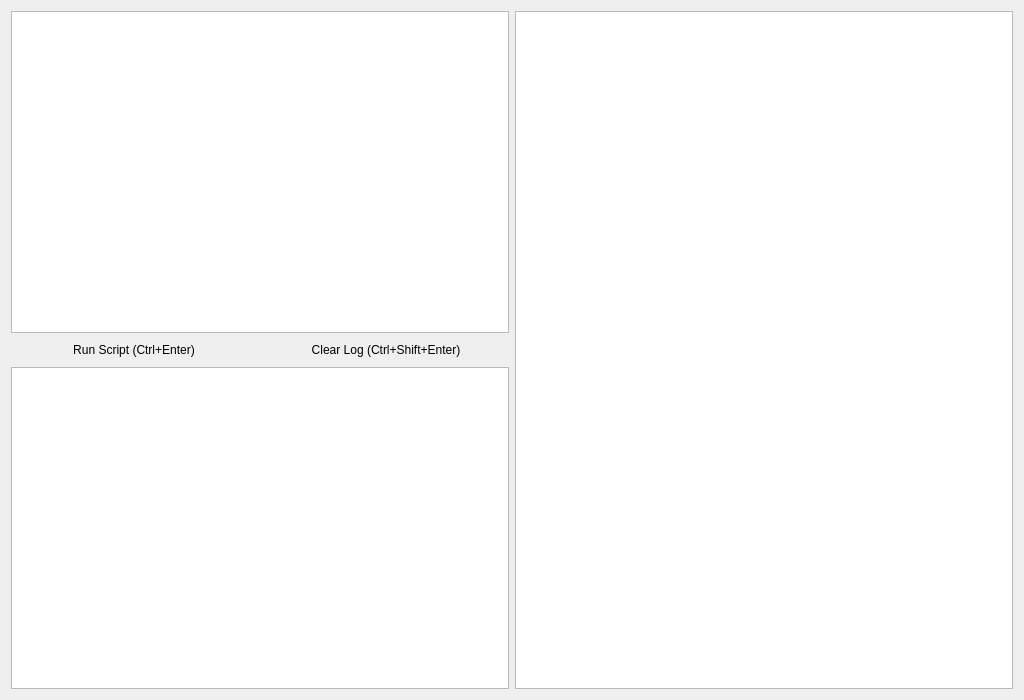
<?xml version="1.0" encoding="UTF-8"?>
<ui version="4.0">
 <class>MainWindow</class>
 <widget class="QMainWindow" name="MainWindow">
  <property name="geometry">
   <rect>
    <x>0</x>
    <y>0</y>
    <width>1024</width>
    <height>700</height>
   </rect>
  </property>
  <property name="contextMenuPolicy">
   <enum>Qt::NoContextMenu</enum>
  </property>
  <property name="acceptDrops">
   <bool>true</bool>
  </property>
  <property name="windowTitle">
   <string>berserkJS! 2.0 =&gt;___&lt;=</string>
  </property>
  <widget class="QWidget" name="centralWidget">
   <layout class="QVBoxLayout" name="verticalLayout_5">
    <item>
     <layout class="QVBoxLayout" name="verticalLayout">
      <property name="spacing">
       <number>0</number>
      </property>
      <property name="sizeConstraint">
       <enum>QLayout::SetMaximumSize</enum>
      </property>
     </layout>
    </item>
    <item>
     <layout class="QHBoxLayout" name="horizontalLayout">
      <property name="sizeConstraint">
       <enum>QLayout::SetMinimumSize</enum>
      </property>
      <item>
       <layout class="QVBoxLayout" name="verticalLayout_1">
        <item>
         <widget class="QPlainTextEdit" name="inputScriptCode_txt">
          <property name="styleSheet">
           <string notr="true"/>
          </property>
          <property name="plainText">
           <string/>
          </property>
         </widget>
        </item>
        <item>
         <layout class="QHBoxLayout" name="horizontalLayout_1">
          <item>
           <widget class="QPushButton" name="runScript_btn">
            <property name="styleSheet">
             <string notr="true"/>
            </property>
            <property name="text">
             <string>Run Script (Ctrl+Enter)</string>
            </property>
            <property name="autoDefault">
             <bool>false</bool>
            </property>
            <property name="default">
             <bool>true</bool>
            </property>
            <property name="flat">
             <bool>true</bool>
            </property>
           </widget>
          </item>
          <item>
           <widget class="QPushButton" name="clearLog_btn">
            <property name="text">
             <string>Clear Log (Ctrl+Shift+Enter)</string>
            </property>
            <property name="default">
             <bool>true</bool>
            </property>
            <property name="flat">
             <bool>true</bool>
            </property>
           </widget>
          </item>
         </layout>
        </item>
        <item>
         <widget class="QPlainTextEdit" name="outputScriptResults_txt">
          <property name="styleSheet">
           <string notr="true"/>
          </property>
          <property name="plainText">
           <string/>
          </property>
         </widget>
        </item>
       </layout>
      </item>
      <item>
       <widget class="QPlainTextEdit" name="outputLogResults_txt">
        <property name="toolTip">
         <string>F12 隐藏或显示调试区</string>
        </property>
        <property name="styleSheet">
         <string notr="true"/>
        </property>
        <property name="plainText">
         <string/>
        </property>
       </widget>
      </item>
     </layout>
    </item>
   </layout>
  </widget>
 </widget>
 <layoutdefault spacing="6" margin="11"/>
 <resources/>
 <connections/>
</ui>
